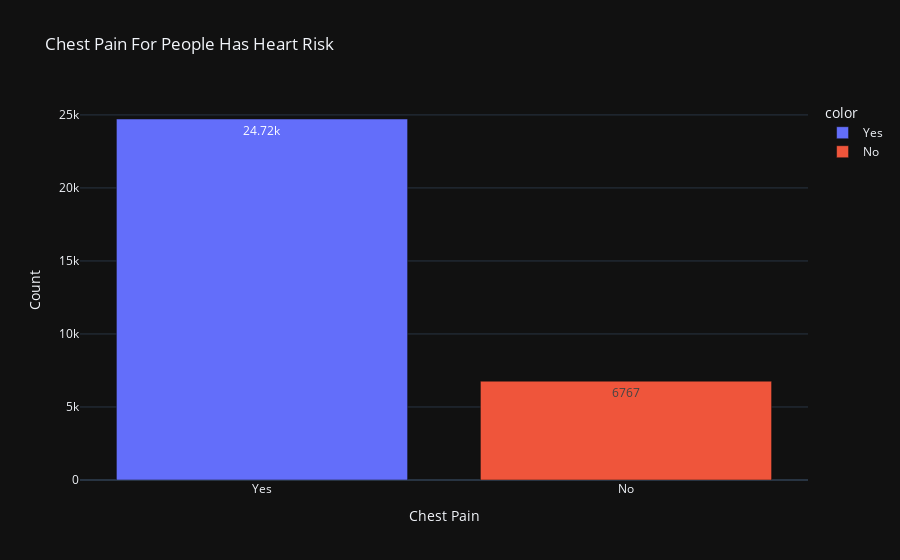

Notebook code for this chart:
### Markdown cell above
#### Presence of chest pain, a common symptom of heart disease.

### Code cell
df['Chest_Pain_category'] = df['Chest_Pain'].map({0:'No',1:'Yes'})
fig = px.bar(df[df['Heart_Risk'] == 1]['Chest_Pain_category'].value_counts(),
             color = df[df['Heart_Risk'] == 1]['Chest_Pain_category'].value_counts().index,
             template = 'plotly_dark',
             title = 'Chest Pain For People Has Heart Risk',
             labels = {'value':'Count','Chest_Pain_category':'Chest Pain'},
             text_auto = True
             )
fig.show()

### Figure 1 — Plotly figure (JSON) as saved in the notebook; plotly's stock layout.template omitted (floating-point values rounded to 4 significant figures)
{"data": [{"hovertemplate": "color=Yes<br>Chest Pain=%{x}<br>Count=%{y}<extra></extra>", "legendgroup": "Yes", "marker": {"color": "#636efa", "pattern": {"shape": ""}}, "name": "Yes", "orientation": "v", "showlegend": true, "textposition": "auto", "texttemplate": "%{y}", "type": "bar", "x": ["Yes"], "xaxis": "x", "y": [24720], "yaxis": "y"}, {"hovertemplate": "color=No<br>Chest Pain=%{x}<br>Count=%{y}<extra></extra>", "legendgroup": "No", "marker": {"color": "#EF553B", "pattern": {"shape": ""}}, "name": "No", "orientation": "v", "showlegend": true, "textposition": "auto", "texttemplate": "%{y}", "type": "bar", "x": ["No"], "xaxis": "x", "y": [6767], "yaxis": "y"}], "layout": {"barmode": "relative", "legend": {"title": {"text": "color"}, "tracegroupgap": 0}, "title": {"text": "Chest Pain For People Has Heart Risk"}, "xaxis": {"anchor": "y", "domain": [0, 1], "title": {"text": "Chest Pain"}}, "yaxis": {"anchor": "x", "domain": [0, 1], "title": {"text": "Count"}}}}
